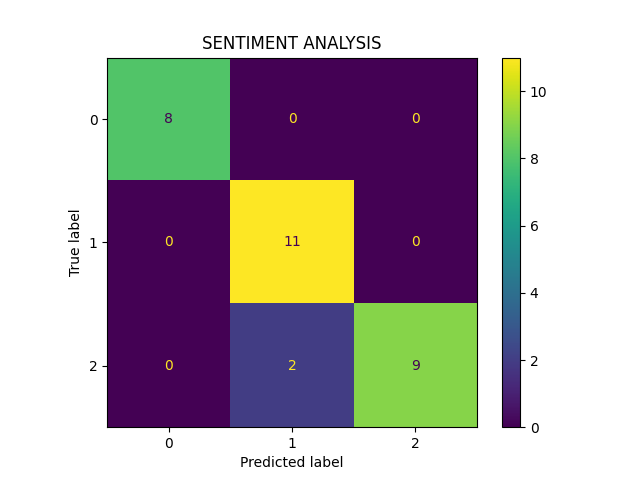

Here is the Python script that generated this plot:
# Import necessary libraries 
import pandas as pd
import matplotlib.pyplot as plt 
from sklearn.model_selection import train_test_split 
from sklearn.tree import DecisionTreeClassifier
from sklearn.datasets import load_iris 
from sklearn.metrics import  precision_score,recall_score, f1_score, accuracy_score,confusion_matrix,ConfusionMatrixDisplay 


# Step 1: Input the dataset 
# Sample dataset with features and target (for classification) 
data = pd.DataFrame({ 
'feature1': [1, 2, 3, 4, 5, 6, 7, 8, 9, 10], 
'feature2': [2, 3, 4, 5, 6, 7, 8, 9, 10, 11], 
'feature3': [3, 4, 5, 6, 7, 8, 9, 10, 11, 12], 
'target': [0, 1, 0, 1, 0, 1, 0, 1, 0, 1] # Binary classification target 
})
# Step 2: Preprocess the data 
X = data[['feature1', 'feature2', 'feature3']] # Features 
y = data['target'] # Target variable 
# Split data into training and testing sets 
X_train, X_test, y_train, y_test = train_test_split(X, y, test_size=0.2, random_state=42) 
# Step 3: Select a prediction model 
model = DecisionTreeClassifier() 
# Step 4: Train the model 
model.fit(X_train, y_train) 
# Step 5: Make predictions 
y_pred = model.predict(X_test) 
# Step 6: Evaluate the model 
accuracy = accuracy_score(y_test, y_pred) 
print(f"Model Accuracy: {accuracy}") 


iris = load_iris() 
X = iris.data 
y = iris.target 
# Holdout method.Dividing the data into train and test 
X_train, X_test,y_train, y_test = train_test_split(X, y,random_state=20,test_size=0.20) 
tree = DecisionTreeClassifier() 
tree.fit(X_train, y_train) 
y_pred = tree.predict(X_test) 
print("Accuracy:", accuracy_score(y_test,y_pred)) 
print("Precision:", precision_score(y_test,y_pred,average="weighted")) 
print('Recall:', recall_score(y_test,y_pred,average="weighted"))
confusion_matrix = confusion_matrix(y_test,y_pred) 
cm_display =ConfusionMatrixDisplay(confusion_matrix=confusion_matrix,display_labels=[0, 1,2]) 
cm_display.plot()
plt.title('SENTIMENT ANALYSIS')
plt.show()
